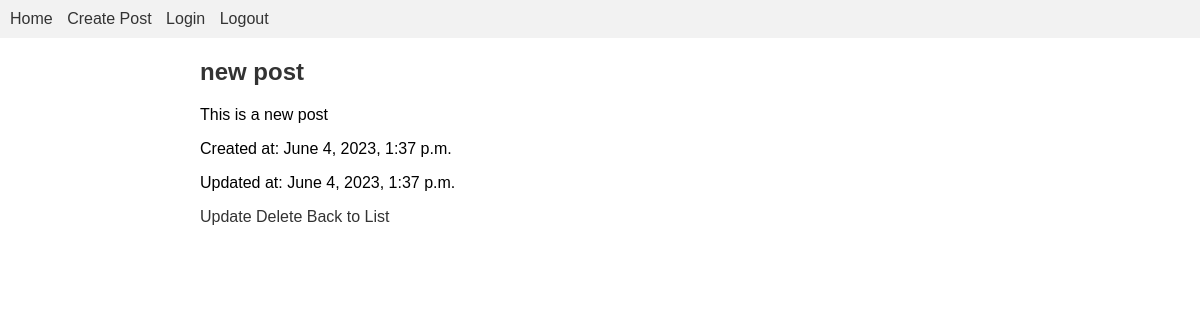
The app's page /post/1/ with its own data.
### blog_app/models.py (models this page shows, shortened)
class Post(models.Model):
    title = models.CharField(max_length=200)
    content = models.TextField()
    created_at = models.DateTimeField(auto_now_add=True)
    updated_at = models.DateTimeField(auto_now=True)

### blog_app/views.py (the view)
# urls.py: path('post/<int:pk>/', views.post_detail, name='post_detail'),
def post_detail(request, pk):
    post = get_object_or_404(Post, pk=pk)
    return render(request, 'blog_app/post_detail.html', {'post': post})

### blog_app/templates/blog_app/post_detail.html (shortened to what this page needs)
{% extends 'base.html' %}
{% load static %}
{% block content %}
    <article>
        <h1>{{ post.title }}</h1>
        <p>{{ post.content }}</p>
        <p>Created at: {{ post.created_at }}</p>
        <p>Updated at: {{ post.updated_at }}</p>
        <a href="{% url 'post_update' post.pk %}">Update</a>
        <a href="{% url 'post_delete' post.pk %}">Delete</a>
        <a href="{% url 'post_list' %}">Back to List</a>
    </article>
{% endblock %}

### blog_app/static/css/styles.css (style rules this page uses)
body { font-family: Arial, sans-serif; margin: 0; padding: 0; }
h1 { color: #333; margin-bottom: 20px; }
a { color: #333; text-decoration: none; }

### records on screen
Post: title "new post", content "This is a new post", created_at "June 4, 2023, 1:37 p.m.", updated_at "June 4, 2023, 1:37 p.m."
